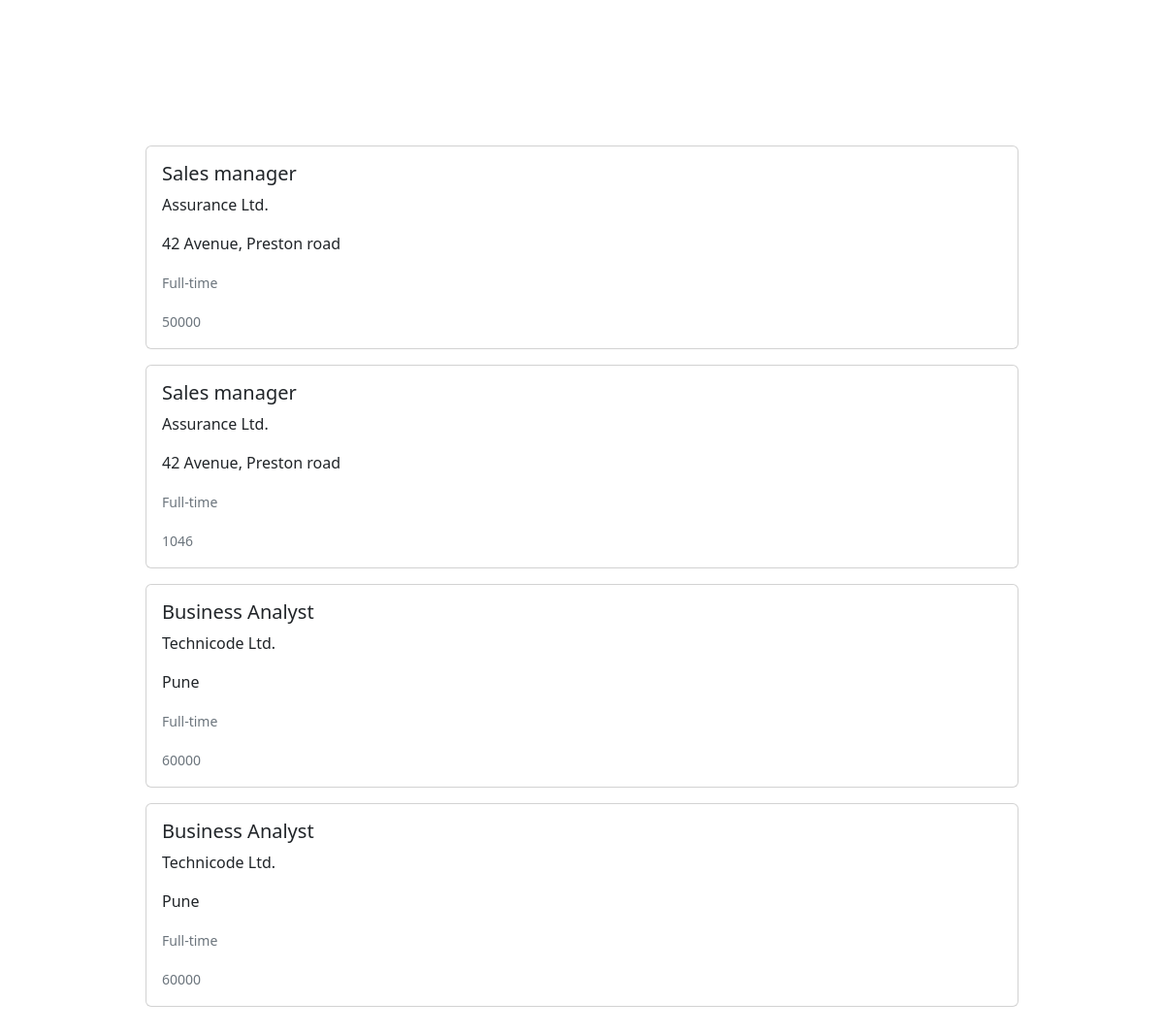
The page / on the database its author committed.
### jobapp/models.py (models this page shows)
class jobapp_info(models.Model):
    job_Post= models.CharField(max_length=1000, blank=False)
    job_Company= models.CharField(max_length=1000, blank=False)
    job_Loc= models.CharField(max_length=1000, blank=False)
    job_Shift= models.CharField(max_length=1000, blank=False)
    job_Salary= models.IntegerField()
    class Meta:
        db_table= "jobapp"

### jobapp/views.py (the view)
# urls.py: path('', views.index, name='index'),
def index(request):
    jobapp = jobapp_info.objects.all()
    return render(request, 'index.html', {'jobapp':jobapp, 'BASE_DIR':BASE_DIR})

### templates/index.html (shortened to what this page needs)
<!DOCTYPE html>
<html lang="en">
<head>
    {% load static %}
<link href="https://cdn.jsdelivr.net/npm/bootstrap@5.2.2/dist/css/bootstrap.min.css" rel="stylesheet">
</head>
<body>
    <div style="margin: 150px;">
        {% for job in jobapp %}
        <div class="card mb-3">
            <div class="card-body">
              <h5 class="card-title">{{job.job_Post}}</h5>
              <p class="card-text">{{job.job_Company}}</p>
              <p class="card-text">{{job.job_Loc}}</p>
              <p class="card-text"><small class="text-muted">{{job.job_Shift}}</small></p>
              <p class="card-text"><small class="text-muted">{{job.job_Salary}}</small></p>
            </div>
          </div>
 {% endfor %}
    </div>
</body>
</html>

### rows shown on the page
jobapp_info: job_Post "Sales manager", job_Company "Assurance Ltd.", job_Loc "42 Avenue, Preston road", job_Shift "Full-time", job_Salary "50000"
jobapp_info: job_Post "Sales manager", job_Company "Assurance Ltd.", job_Loc "42 Avenue, Preston road", job_Shift "Full-time", job_Salary "1046"
jobapp_info: job_Post "Business Analyst", job_Company "Technicode Ltd.", job_Loc "Pune", job_Shift "Full-time", job_Salary "60000"
jobapp_info: job_Post "Business Analyst", job_Company "Technicode Ltd.", job_Loc "Pune", job_Shift "Full-time", job_Salary "60000"
